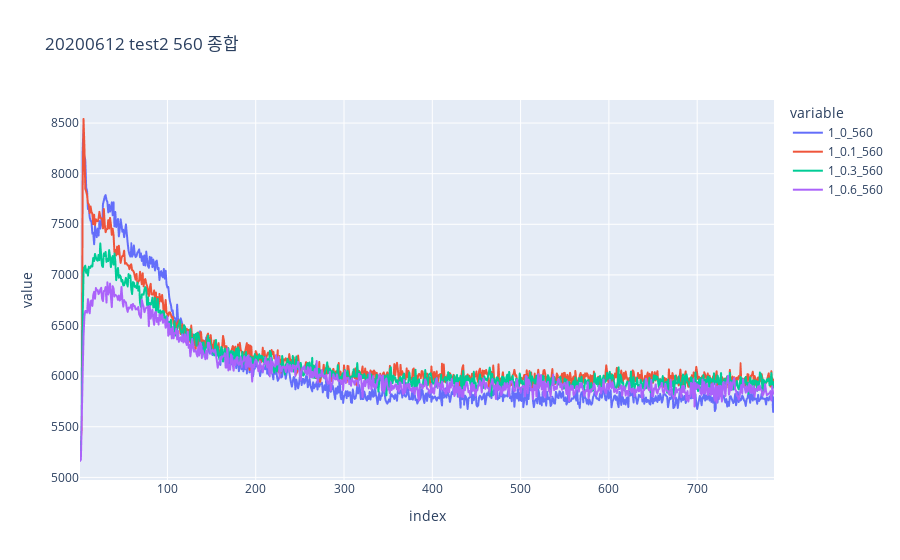

The code cell stored with this chart in its notebook:
### Code cell
data00 = pd.read_csv('C:/Users/com/Desktop/TES종합/TES20200612test2.csv')
df_20200611_1_0_EPD = pd.DataFrame(data00[['index','1_0_560','1_0.1_560','1_0.3_560','1_0.6_560']])

fig = px.line(df_20200611_1_0_EPD, x="index", y=["1_0_560", "1_0.1_560","1_0.3_560","1_0.6_560"], title="20200612 test2 560 종합")
fig.show()

### Figure 1 — Plotly figure (JSON) as saved in the notebook; plotly's stock layout.template omitted (floating-point values rounded to 4 significant figures; data arrays with more than 128 entries replaced by an {"elided": "..."} marker saying what was removed)
{"data": [{"hovertemplate": "variable=1_0_560<br>index=%{x}<br>value=%{y}<extra></extra>", "legendgroup": "1_0_560", "line": {"color": "#636efa", "dash": "solid"}, "mode": "lines", "name": "1_0_560", "showlegend": true, "type": "scattergl", "x": {"elided": "787 int values"}, "xaxis": "x", "y": {"elided": "787 int values"}, "yaxis": "y"}, {"hovertemplate": "variable=1_0.1_560<br>index=%{x}<br>value=%{y}<extra></extra>", "legendgroup": "1_0.1_560", "line": {"color": "#EF553B", "dash": "solid"}, "mode": "lines", "name": "1_0.1_560", "showlegend": true, "type": "scattergl", "x": {"elided": "787 int values"}, "xaxis": "x", "y": {"elided": "787 int values"}, "yaxis": "y"}, {"hovertemplate": "variable=1_0.3_560<br>index=%{x}<br>value=%{y}<extra></extra>", "legendgroup": "1_0.3_560", "line": {"color": "#00cc96", "dash": "solid"}, "mode": "lines", "name": "1_0.3_560", "showlegend": true, "type": "scattergl", "x": {"elided": "787 int values"}, "xaxis": "x", "y": {"elided": "787 int values"}, "yaxis": "y"}, {"hovertemplate": "variable=1_0.6_560<br>index=%{x}<br>value=%{y}<extra></extra>", "legendgroup": "1_0.6_560", "line": {"color": "#ab63fa", "dash": "solid"}, "mode": "lines", "name": "1_0.6_560", "showlegend": true, "type": "scattergl", "x": {"elided": "787 int values"}, "xaxis": "x", "y": {"elided": "787 int values"}, "yaxis": "y"}], "layout": {"legend": {"title": {"text": "variable"}, "tracegroupgap": 0}, "title": {"text": "20200612 test2 560 종합"}, "xaxis": {"anchor": "y", "domain": [0, 1], "title": {"text": "index"}}, "yaxis": {"anchor": "x", "domain": [0, 1], "title": {"text": "value"}}}}
